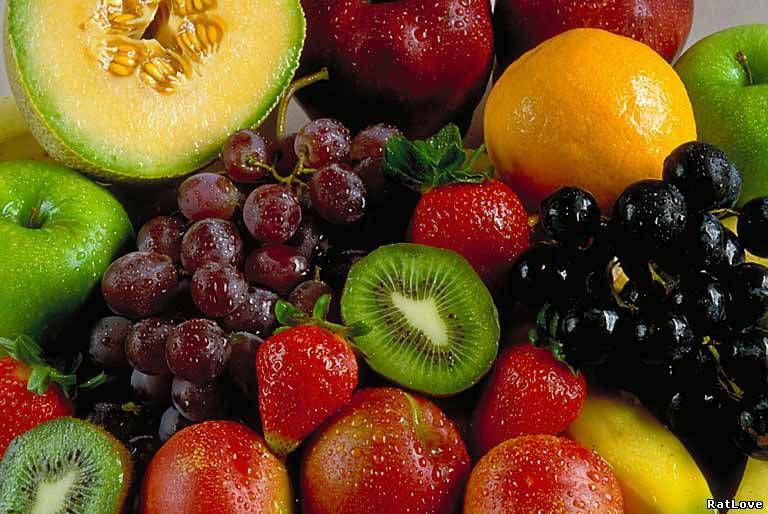
#> input picture lab1/rgb2hsv_python/fruts.jpg, 768 x 514 px
$ jupyter execute rgb2hsv.ipynb
#> lines starting #> are read from the running program, lines starting #| are printed output that depends on the picture
#> further down, image is the input picture: shape (514, 768, 3); mean B, G, R 31.6, 74.4, 107.3
## Imports

[cell 1]
import cv2
import numpy as np
import matplotlib.pyplot as plt
from ipywidgets import interact, widgets, interactive
from IPython.display import Image

## RGB to HSV convertion

[cell 2]
def rgb2hsv(image):
    rgb = (image / 255).astype('float')

    max_values = np.max(rgb, axis=2)
    min_values = np.min(rgb, axis=2)

    max_indices = np.argmax(rgb, axis=2)
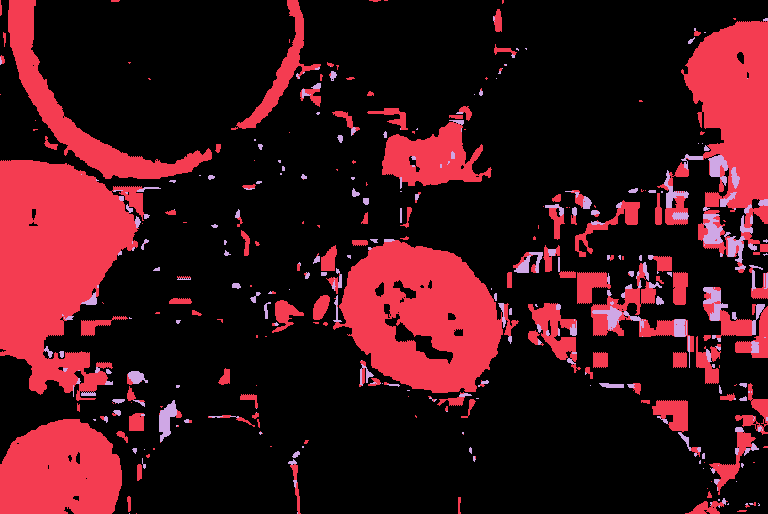
#> max_indices: shape (514, 768) int64; 3 distinct labels, from 0 to 2; one colour per label, 0 black
    min_indices = np.argmin(rgb, axis=2)
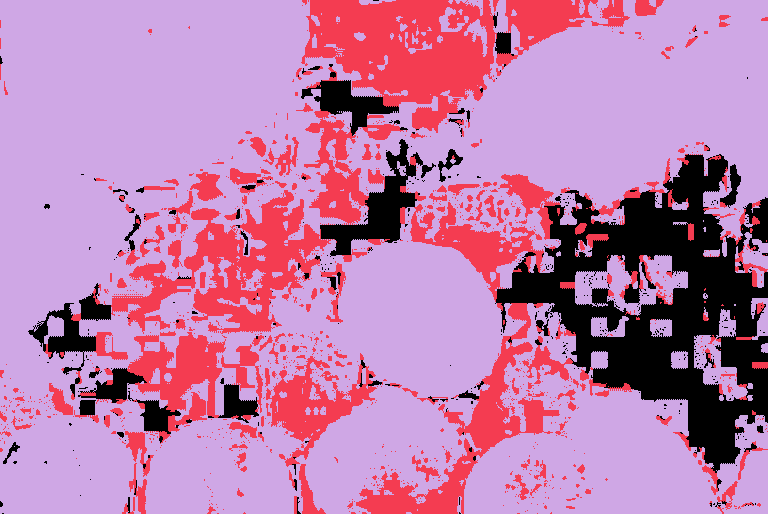
#> min_indices: shape (514, 768) int64; 3 distinct labels, from 0 to 2; one colour per label, 0 black

    range_values = max_values - min_values + 1e-9
    hsv = np.zeros(rgb.shape)

    hsv[max_indices == 0, 0] = (((60 * (rgb[:,:, 1] - rgb[:,:, 2]) / range_values).astype(int) + 360) % 360)[max_indices == 0]
    hsv[max_indices == 1, 0] = (((60 * (rgb[:,:, 2] - rgb[:,:, 0]) / range_values).astype(int) + 120) % 360)[max_indices == 1]
    hsv[max_indices == 2, 0] = (((60 * (rgb[:,:, 0] - rgb[:,:, 1]) / range_values).astype(int) + 240) % 360)[max_indices == 2]
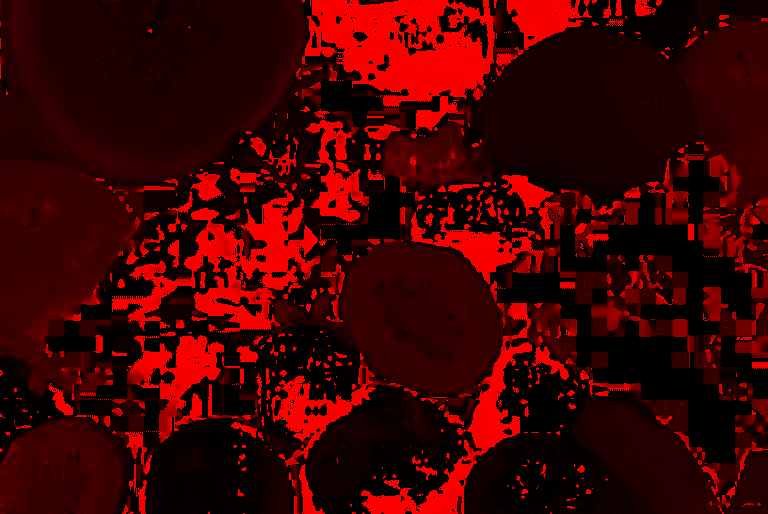
#> hsv: shape (514, 768, 3) float64; mean R, G, B 90.6, 0, 0; drawn with min black and max white

    hsv[max_values != 0, 1] = (1 - min_values/ (max_values+ 1e-9))[max_values != 0]
    hsv[:,:, 1] *= 100
    hsv[:,:, 2] = max_values * 100

    return hsv

## HSV to RGB convertion

[cell 3]

def hsv2rgb(image):

    h_i = (np.floor(image[:,:, 0] / 60.0) % 6).astype(int)
#> h_i: shape (514, 768) int64; 6 distinct labels, from 0 to 5
    v = image[:,:, 2] / 100
    s = image[:,:,1] / 100
    h_part = (image[:,:, 0] / 60.0) - np.floor(image[:,:, 0] / 60.0)
    v_min = v * (1.0 - s)
    v_dec = v * (1.0 - (h_part * s))
    v_inc = v * (1.0 - ((1.0 - h_part) * s))

    rgb = np.zeros(image.shape)
    rgb[h_i == 0] = np.stack((v, v_inc, v_min), axis=2)[h_i == 0]
    rgb[h_i == 1] = np.stack((v_dec, v, v_min), axis=2)[h_i == 1]
    rgb[h_i == 2] = np.stack((v_min, v, v_inc), axis=2)[h_i == 2]
    rgb[h_i == 3] = np.stack((v_min, v_dec, v), axis=2)[h_i == 3]
    rgb[h_i == 4] = np.stack((v_inc, v_min, v), axis=2)[h_i == 4]
    rgb[h_i == 5] = np.stack((v, v_min, v_dec), axis=2)[h_i == 5]

    return (rgb * 255).astype(int)

## Test

[cell 4]
image = cv2.imread('./fruts.jpg')
image = cv2.cvtColor(image, cv2.COLOR_BGR2RGB)
initial = image.copy()
plt.imshow(image)
plt.show()
hsv_image = rgb2hsv(image)

rgb_image = hsv2rgb(hsv_image)
plt.imshow(rgb_image)
#> (this line was passed over: IPython is not available in this run)
plt.show()

## Params

[cell 5]
hue_extra = 150
sat_extra = 0
val_extra = 80

[cell 6]
image = cv2.imread('./fruts.jpg')
image = cv2.cvtColor(image, cv2.COLOR_BGR2RGB)
plt.imshow(image)
#> (this line was passed over: IPython is not available in this run)
plt.show()

viz_image = image.copy()
hsv_image = rgb2hsv(viz_image)
hsv_image[:,:,0] = (hsv_image[:,:,0] + hue_extra).astype(int) % 360
hsv_image[:,:,1] = (hsv_image[:,:,1] + sat_extra).astype(int) % 101
hsv_image[:,:,2] = (hsv_image[:,:,2] + val_extra).astype(int) % 101
rgb_image = hsv2rgb(hsv_image)
#> in hsv2rgb (call 2), `h_i = (np.floor(image[:,:, 0] / 60.0) % 6).astype(int)`:
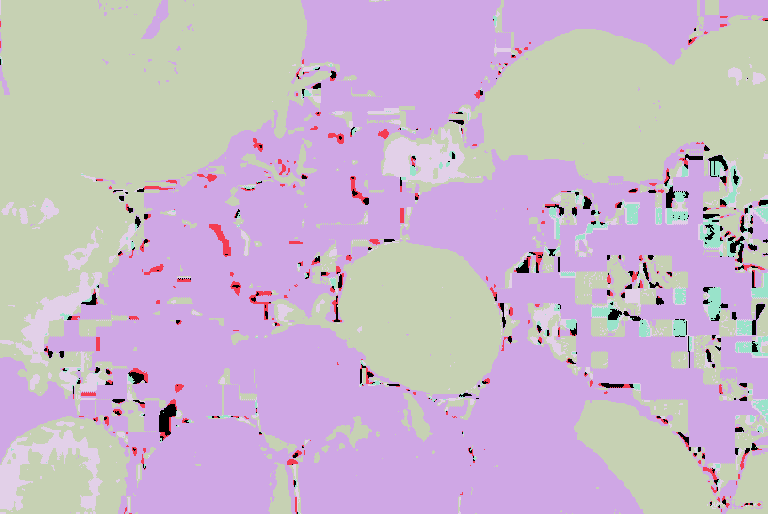
#> h_i: shape (514, 768) int64; 6 distinct labels, from 0 to 5; one colour per label, 0 black
#> in hsv2rgb (call 2), `h_part = (image[:,:, 0] / 60.0) - np.floor(image[:,:, 0] / 60.0)`:
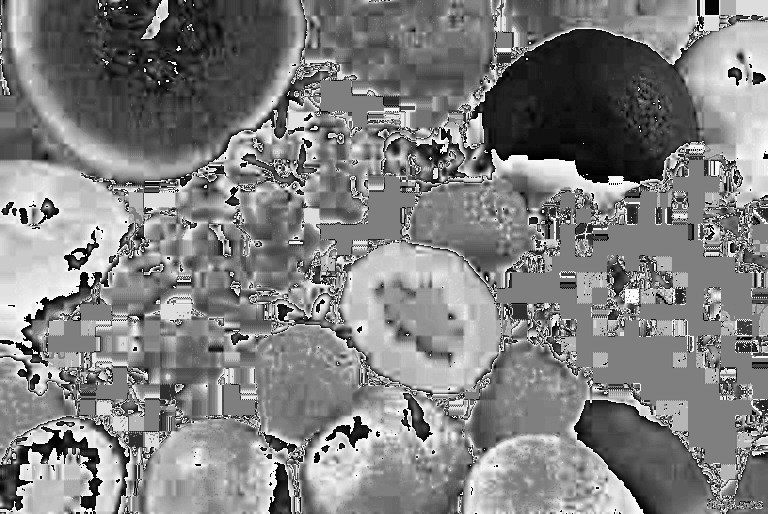
#> h_part: shape (514, 768) float64; min 0, max 0.983, mean 0.503
#> in hsv2rgb (call 2), `v_min = v * (1.0 - s)`:
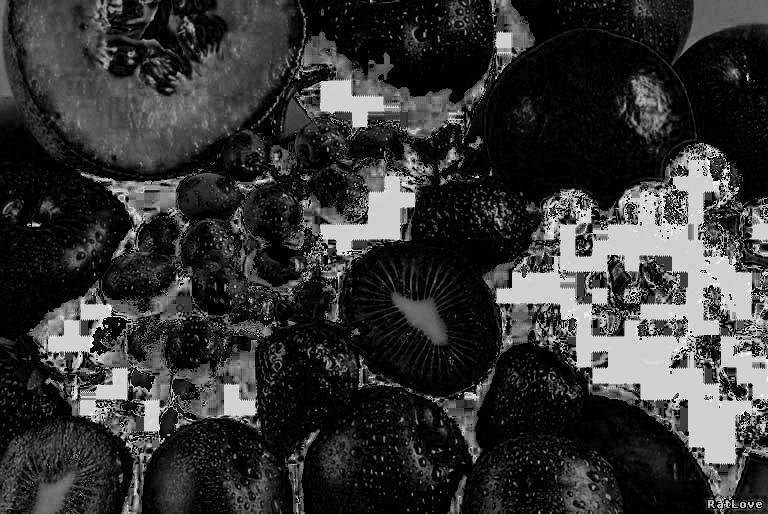
#> v_min: shape (514, 768) float64; min 0, max 1, mean 0.211
#> in hsv2rgb (call 2), `v_inc = v * (1.0 - ((1.0 - h_part) * s))`:
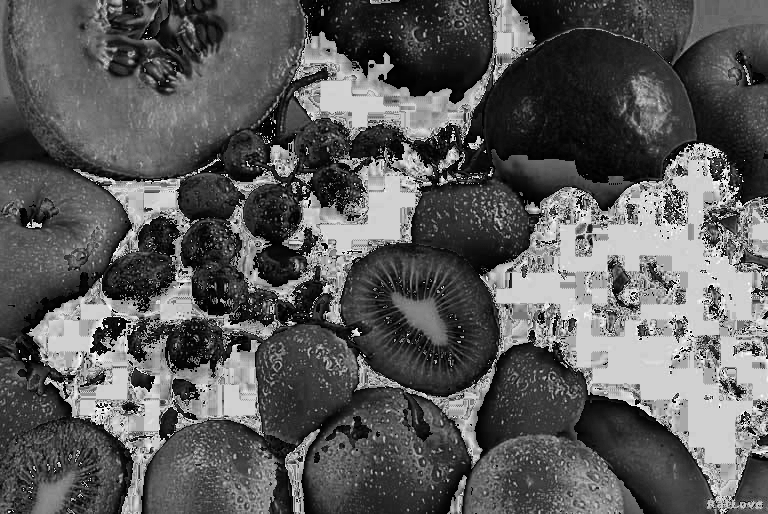
#> v_inc: shape (514, 768) float64; min 0, max 1, mean 0.357
#> in hsv2rgb (call 2), `rgb[h_i == 1] = np.stack((v_dec, v, v_min), axis=2)[h_i == 1]`:
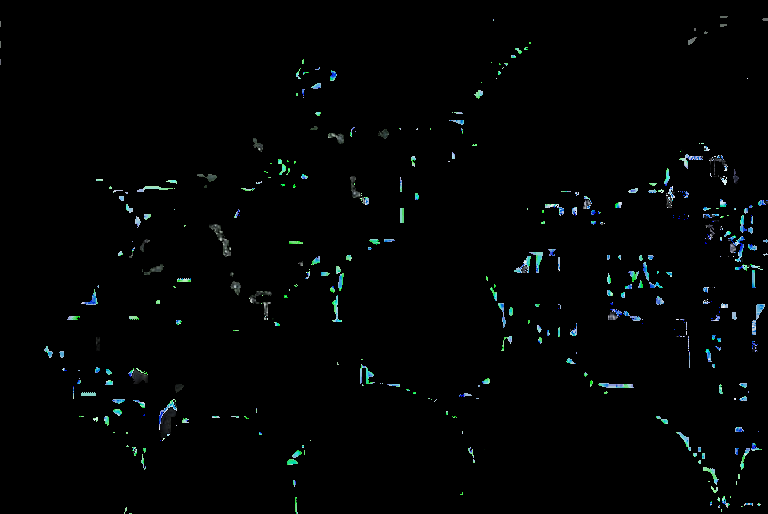
#> rgb: shape (514, 768, 3) float64; mean of channels 0, 1, 2 0.0149, 0.0147, 0.00884; drawn as B, G, R
#> in hsv2rgb (call 2), `rgb[h_i == 5] = np.stack((v, v_min, v_dec), axis=2)[h_i == 5]`:
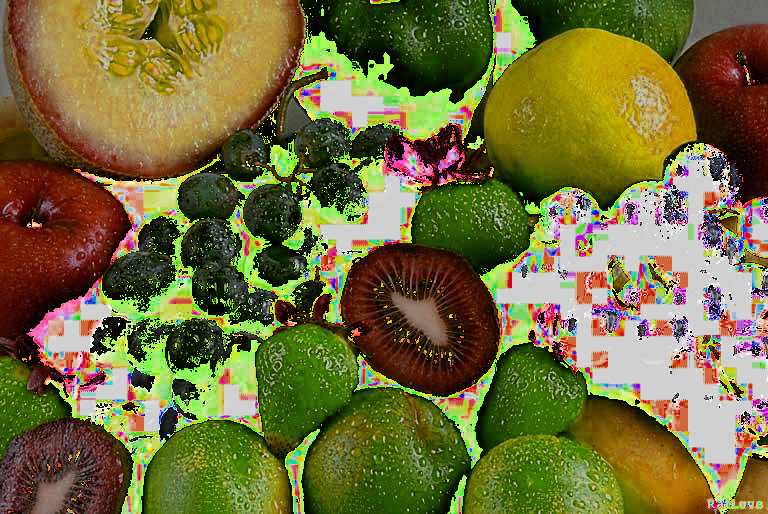
#> rgb: shape (514, 768, 3) float64; mean of channels 0, 1, 2 0.226, 0.433, 0.453; drawn as B, G, R
plt.imshow(rgb_image)
#> (this line was passed over: IPython is not available in this run)
plt.show()

## Save image

[cell 7]
cv2.imwrite('color_shifted1.jpg', rgb_image)
#> Out = True

## Add values to image

[cell 8]
image = cv2.imread('./fruts.jpg')
image = cv2.cvtColor(image, cv2.COLOR_BGR2RGB)
plt.imshow(image)
#> (this line was passed over: IPython is not available in this run)
#> the sliders are set to hue_extra = 180, sat_extra = 0, val_extra = 0
plt.show()
@interact(hue_extra=(0,360), sat_extra=(-100,100), val_extra=(-100,100))
def add_component(hue_extra=0, sat_extra=0, val_extra=0):
#> called with hue_extra = 180, sat_extra = 0, val_extra = 0
    viz_image = image.copy()
    hsv_image = rgb2hsv(viz_image)
    hsv_image[:,:,0] = (hsv_image[:,:,0] + hue_extra).astype(int) % 360
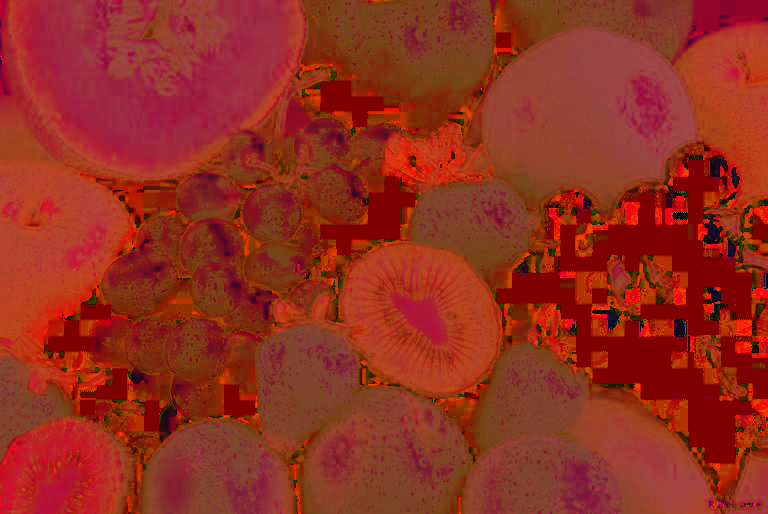
#> hsv_image: shape (514, 768, 3) float64; mean R, G, B 208.9, 65.6, 44.2; drawn with min black and max white
    hsv_image[:,:,1] = np.clip((hsv_image[:,:,1] + sat_extra).astype(int), 0, 100)
    hsv_image[:,:,2] = np.clip((hsv_image[:,:,2] + val_extra).astype(int),0, 100)
    rgb_image = hsv2rgb(hsv_image)
    plt.imshow(rgb_image)
#> (this line was passed over: IPython is not available in this run)
    plt.show()
